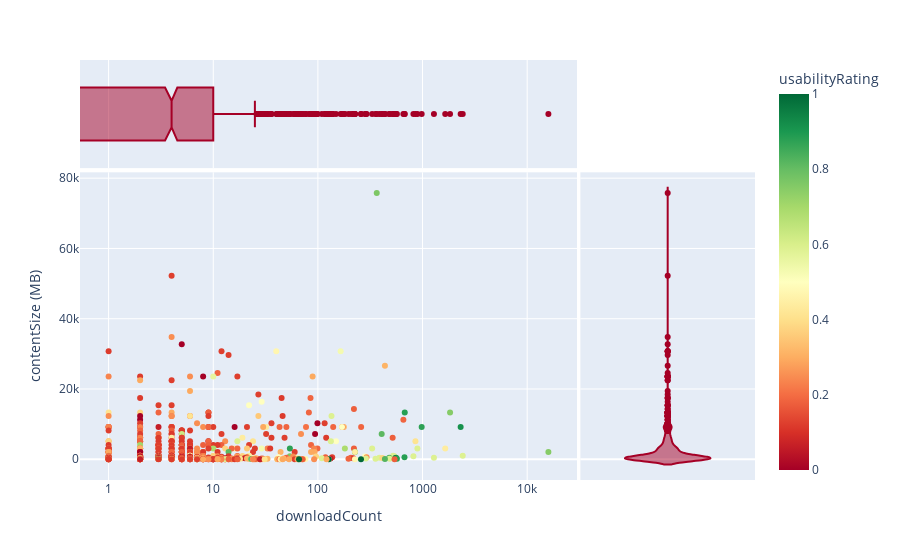

Here is the notebook cell this chart was saved with:
### Code cell
fig = px.scatter(df, x="downloadCount", y="contentSize", marginal_x="box", marginal_y='violin', color = 'usabilityRating', 
                 color_continuous_scale=px.colors.diverging.RdYlGn, log_x=True, labels=dict(contentSize="contentSize (MB)"))

fig.update_xaxes(tickvals=[1, 10, 100, 1000, 10000])

fig.show()

### Figure 1 — Plotly figure (JSON) as saved in the notebook; plotly's stock layout.template omitted (floating-point values rounded to 4 significant figures; data arrays with more than 128 entries replaced by an {"elided": "..."} marker saying what was removed)
{"data": [{"hovertemplate": "downloadCount=%{x}<br>contentSize (MB)=%{y}<br>usabilityRating=%{marker.color}<extra></extra>", "legendgroup": "", "marker": {"color": {"elided": "854 float values"}, "coloraxis": "coloraxis", "symbol": "circle"}, "mode": "markers", "name": "", "orientation": "v", "showlegend": false, "type": "scatter", "x": {"elided": "854 int values"}, "xaxis": "x", "y": {"elided": "854 float values"}, "yaxis": "y"}, {"alignmentgroup": "True", "hovertemplate": "downloadCount=%{x}<extra></extra>", "legendgroup": "", "marker": {"color": "rgb(165,0,38)", "symbol": "circle"}, "name": "", "notched": true, "offsetgroup": "", "showlegend": false, "type": "box", "x": {"elided": "854 int values"}, "xaxis": "x3", "yaxis": "y3"}, {"alignmentgroup": "True", "hovertemplate": "contentSize (MB)=%{y}<extra></extra>", "legendgroup": "", "marker": {"color": "rgb(165,0,38)", "symbol": "circle"}, "name": "", "offsetgroup": "", "scalegroup": "y", "showlegend": false, "type": "violin", "xaxis": "x2", "y": {"elided": "854 float values"}, "yaxis": "y2"}], "layout": {"coloraxis": {"colorbar": {"title": {"text": "usabilityRating"}}, "colorscale": [[0, "rgb(165,0,38)"], [0.1, "rgb(215,48,39)"], [0.2, "rgb(244,109,67)"], [0.3, "rgb(253,174,97)"], [0.4, "rgb(254,224,139)"], [0.5, "rgb(255,255,191)"], [0.6, "rgb(217,239,139)"], [0.7, "rgb(166,217,106)"], [0.8, "rgb(102,189,99)"], [0.9, "rgb(26,152,80)"], [1, "rgb(0,104,55)"]]}, "legend": {"tracegroupgap": 0}, "margin": {"t": 60}, "xaxis": {"anchor": "y", "domain": [0, 0.7363], "tickvals": [1, 10, 100, 1000, 10000], "title": {"text": "downloadCount"}, "type": "log"}, "xaxis2": {"anchor": "y2", "domain": [0.7413, 1], "matches": "x2", "showgrid": false, "showline": false, "showticklabels": false, "ticks": "", "tickvals": [1, 10, 100, 1000, 10000]}, "xaxis3": {"anchor": "y3", "domain": [0, 0.7363], "matches": "x", "showgrid": true, "showticklabels": false, "tickvals": [1, 10, 100, 1000, 10000], "type": "log"}, "xaxis4": {"anchor": "y4", "domain": [0.7413, 1], "matches": "x2", "showgrid": false, "showline": false, "showticklabels": false, "ticks": "", "tickvals": [1, 10, 100, 1000, 10000]}, "yaxis": {"anchor": "x", "domain": [0, 0.7326], "title": {"text": "contentSize (MB)"}}, "yaxis2": {"anchor": "x2", "domain": [0, 0.7326], "matches": "y", "showgrid": true, "showticklabels": false}, "yaxis3": {"anchor": "x3", "domain": [0.7426, 1], "matches": "y3", "showgrid": false, "showline": false, "showticklabels": false, "ticks": ""}, "yaxis4": {"anchor": "x4", "domain": [0.7426, 1], "matches": "y3", "showgrid": true, "showline": false, "showticklabels": false, "ticks": ""}}}
